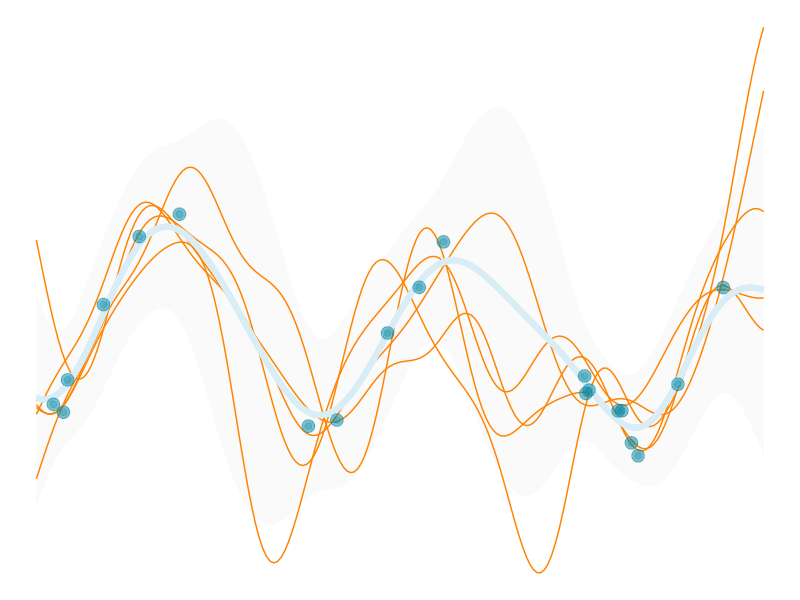

The R script that drew this image:
## ---- chunk 1
knitr::opts_chunk$set(
  echo = FALSE,
  dev.args = list(bg = 'transparent'),
  # dev='svglite',
  # fig.align='center',
  #out.width='75%', fig.asp=.75,
  cache.rebuild = F,
  cache = F
)

library(tidyverse)
library(htmltools)
## ---- chunk 2

knitr::include_url("https://word.rodeo/ds_brownbag/")
## ---- chunk 3
library(tidyverse)

l = 1            # for l, sigma_f, sigma_n, see note at covariance function
sigma_f = 1
sigma_n = .25
k_eps   = 1e-8   # see note at Kstarstar
n_prior = 5      # number of prior draws
n_post_pred = 5  # number of posterior predictive draws

X_train = 15 * (runif(20) - .5)
n_train = length(X_train)

# kept sine function for comparison to noise free result
y_train = sin(X_train) + rnorm(n = n_train, sd = .1)

X_test = seq(-7.5, 7.5, length = 200)
n_test = length(X_test)

gp_mu <- function(x) {
  map_dbl(x, function(x) x = 0)
}

gp_K <- function(
  x,
  y = NULL,
  l = 1,
  sigma_f = 1,
  sigma_n = .5
  ) {

  if(!is.null(y)){
    sigma_f * exp( -(1/(2 * l^2)) * as.matrix(dist(x, upper = TRUE, diag = TRUE) ^ 2) ) +
      sigma_n*diag(length(x))
  }
  else{
    sigma_f * exp( -(1/(2 * l^2)) * as.matrix(dist(x, upper = TRUE, diag = TRUE) ^ 2) )
  }
}

Ky = gp_K(
  x = X_train,
  y = y_train,
  l = l,
  sigma_f = sigma_f,
  sigma_n = sigma_n
)

# initial matrix
K_ = gp_K(
  c(X_train, X_test),
  l = l,
  sigma_f = sigma_f,
  sigma_n = sigma_n
)

Kstar  = K_[1:n_train, (n_train+1):ncol(K_)]                    # dim = N x N*
tKstar = t(Kstar)                                               # dim = N* x N
Kstarstar = K_[(n_train+1):nrow(K_), (n_train+1):ncol(K_)] +    # dim = N* x N*
  k_eps*diag(n_test)      # the k_eps part is for positive definiteness

Kyinv = solve(Ky)

post_mu = gp_mu(X_test) + tKstar %*% Kyinv %*% (y_train - gp_mu(X_train))
post_K  = Kstarstar - tKstar %*% Kyinv %*% Kstar
s2 = diag(post_K)

y_pp = data.frame(t(MASS::mvrnorm(n_post_pred, mu = post_mu, Sigma = post_K)))

pp_data = data.frame(
  x = X_test,
  y = y_pp,
  fmean = post_mu,
  se_lower = post_mu - 2 * sqrt(s2),
  se_upper = post_mu + 2 * sqrt(s2)
) %>%
  pivot_longer(starts_with('y'), names_to = 'variable')

gdat = data.frame(
  x = X_test,
  y = y_pp,
  fmean = post_mu,
  se_lower = post_mu - 2 * sqrt(s2),
  se_upper = post_mu + 2 * sqrt(s2)
) %>%
  gather(key = variable,
         value = value,
         -x,
         -fmean,
         -se_lower,
         -se_upper)

ggplot(aes(x = x, y = value), data = gdat) +
  geom_ribbon(aes(ymin = se_lower, ymax = se_upper, group = variable),
              fill = 'gray98') +
  geom_line(aes(group = variable), color = '#ff8300') +
  geom_line(aes(group = variable, y = fmean),
            color = '#d9edf7',
            size = 2) +
  geom_point(
    aes(x = X_train, y = y_train),
    size = 4,
    color = '#0085a1',
    alpha = .5,
    data = data.frame(X_train, y_train)
  ) +
  geom_point(
    aes(x = X_train, y = y_train),
    size = 2,
    color = '#0085a1',
    alpha = .25,
    data = data.frame(X_train, y_train)
  ) +
  theme_void()

